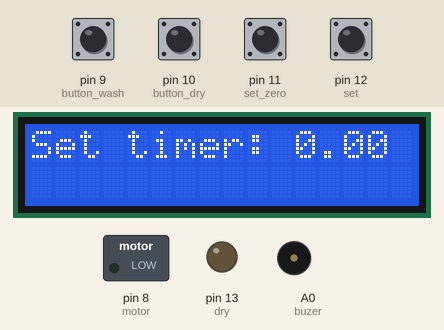
Recording of a sketch running on a simulated Arduino Uno, built with avr-gcc and run on an emulated ATmega328P. On the bench: 16×2 character LCD, switched loads named in the sketch (green lamp = pin HIGH), output pins drawn as LEDs (lit = HIGH), buzzer (waves = sounding, pin HIGH). The inputs (shaded band) are chosen by the test bench; at power-on: pin 9 (button_wash), pin 10 (button_dry), pin 11 (set_zero), pin 12 (set) HIGH.

Above: at 1.6 s.
1.7 s: pin 9 (button_wash) pulled LOW for 1.85 s
At 4.9 s:
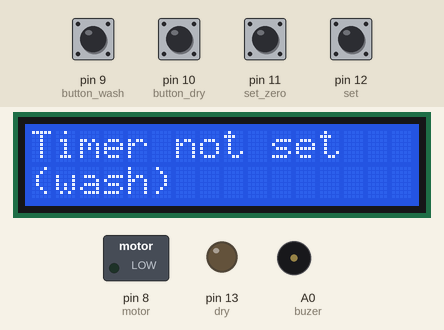
6.6 s: pin 10 (button_dry) pulled LOW for 1.85 s
At 9.6 s:
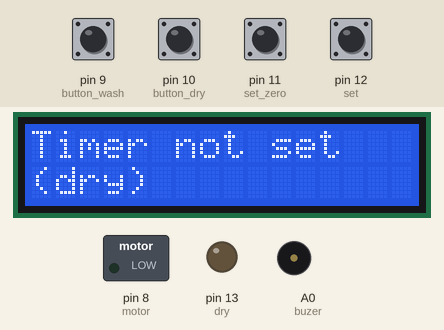
11.7 s: pin 12 (set) pulled LOW for 1.85 s
At 17.2 s:
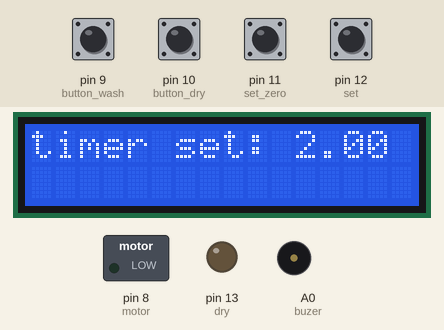
18.7 s: pin 9 (button_wash) pulled LOW for 1.85 s
At 21.0 s:
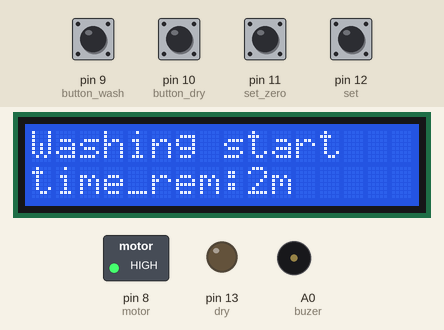
22.0 s: pin 11 (set_zero) pulled LOW for 1.85 s
At 23.0 s:
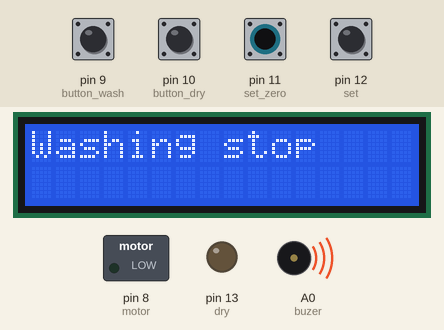
Timing chart, 0 to 26.3 s (numbered marks = the images above; inputs shaded):
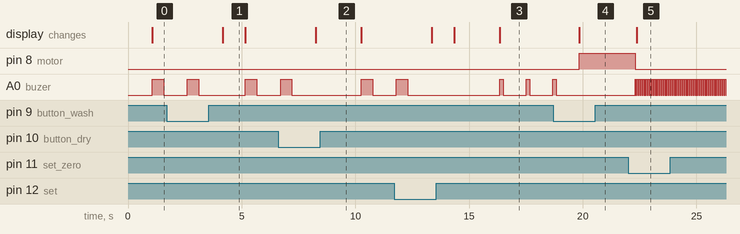

The sketch:

washing_machine.ino
```cpp
#include<LiquidCrystal.h>
const int rs = 2, en = 3, d4 = 4, d5 = 5, d6 = 6, d7 = 7;
LiquidCrystal lcd(rs, en, d4, d5, d6, d7);
int motor=8;//motor pin//
int button_wash=9;//button to start the washing//
int button_dry=10;//button to start the drying //
int set_zero=11;//button uesd to set the time 0//
int set=12;//button to set the time //
float time=0;//variable to store the value of time//
int dry=13;//output pin for dryer motor //
int set_time,zero,rem_time,time2;//variable to store the some important value//
float current_time;// variable to store the current time when entering in the function//
int buzer=A0;
//_________________________________________________//
void setup()
{
  pinMode(dry,OUTPUT);
  pinMode(set,INPUT_PULLUP);
  pinMode(motor,OUTPUT);
  pinMode(buzer,OUTPUT);
  pinMode(button_wash,INPUT_PULLUP);
  pinMode(button_dry,INPUT_PULLUP);
  pinMode(set_zero,INPUT_PULLUP);
  Serial.begin(9600);
  lcd.begin(16,2);
  lcd.setCursor(0,0);
  lcd.print("Welcome");
}
void loop()
{
   int wash,dry,zero;
   wash=digitalRead(9);// to read the digital value present on the pin number 9//
   dry=digitalRead(10);// to read the digital value present on the pin number 10//
   set_time=digitalRead(12);// to read the digital vlaue present on the pin number 12//
   zero=digitalRead(11);// to read the digital value present on the pin number 11//
   delay(1000);
   if(wash==0){
     start_wash();
   }
   else if(dry==0){
     start_dry();
   }
   else if(set_time==0){
     time1();
   }
   else if(zero==0){
     time=0;
  }
   else{
    if(time==0){
     lcd.clear();
     lcd.setCursor(0,0);
     lcd.print("Set timer:");
     lcd.setCursor(11,0);
     lcd.print(time);
    digitalWrite(buzer,1);
    delay(500);
    digitalWrite(buzer,0);
    delay(40);
     }
     else{
     lcd.clear();
     lcd.setCursor(0, 0);
     lcd.print("timer set:");
     lcd.setCursor(11,0);
     lcd.print(time);
    digitalWrite(buzer,1);
    delay(150);
    digitalWrite(buzer,0);
    delay(10);

     }
   }
}
//_____________________________________________________________________//
//function for start the washing//
//____________________________________________________________________//
 void start_wash(){
   rem_time=1;time2=time;
  current_time = millis();
   if((millis()-current_time)<time){
    lcd.clear();
    lcd.print("Washing start");
    lcd.setCursor(0,1);
    lcd.print("time_rem:");
    lcd.print(time2);
    lcd.print("m");
     while((millis()-current_time)<=time*60000){
      digitalWrite(motor,1);
      if(digitalRead(11)==0){
        break;
      }
      if((millis()-current_time)==rem_time*60000){
        time2=time2-1;
        rem_time=rem_time+1;
        lcd.setCursor(0,1);
        lcd.print("time_rem:");
        lcd.print(time2);
        lcd.print("m");
      }
    }
    delay(300);
    digitalWrite(motor,0);
    while(digitalRead(12)!=0){
      digitalWrite(buzer,1);
      delay(40);
      digitalWrite(buzer,0);
      delay(40);
      lcd.clear();
      lcd.print("Washing stop");
    }
    rem_time=1;
    time=0;
   }
   else{
     digitalWrite(motor,0);
     lcd.clear();
     lcd.print("Timer not set");
     lcd.setCursor(0,1);
     lcd.print("(wash)");
   }
 }
//________________________________________________________________//
// function for drying the cloths//
//_______________________________________________________________//
 void start_dry()
 {
    rem_time=1;
    time2=time;
    current_time=millis();
   if((millis()-current_time)<time){
     lcd.clear();
     lcd.print("drying start");
     lcd.setCursor(0,1);
     lcd.setCursor(0,1);
     lcd.print("time_rem:");
     lcd.print(time2);
     lcd.print("m");
    while((millis()-current_time)<=time*60000){
     digitalWrite(dry,1);
     if(digitalRead(11)==0){
       break;
     }
     if((millis()-current_time)==rem_time*60000){
        time2=time2-1;
        rem_time=rem_time+1;
        lcd.setCursor(0,1);
        lcd.print("time_rem:");
        lcd.print(time2);
        lcd.print("m");
      }
    }
    delay(300);
    rem_time=1;
    time=0;
    digitalWrite(dry,0);
     while(digitalRead(12)!=0){
      digitalWrite(buzer,1);
      delay(40);
      digitalWrite(buzer,0);
      delay(40);
      lcd.clear();
      lcd.print("Drying stop");
    }

   }
  else{
     digitalWrite(dry,0);
    lcd.clear();
    lcd.print("Timer not set");
    lcd.setCursor(0,1);
    lcd.print("(dry)");
   }
 }
// ______________________________________________________//
// function to set the timmer for drying and washing
//______________________________________________________//
 void time1()
 {
   while(set_time==0){
    time=time+1;
    lcd.clear();
    lcd.setCursor(0,0);
    lcd.print("Set timer:");
    lcd.setCursor(11,0);
    lcd.print(time);
    set_time=digitalRead(12);
    delay(1000);
   }
 }
//______________________________________________________//
```

Measured:
- after the input at 1.7 s, A0 (buzer): LOW → HIGH after 3.5 s, → LOW 0.50 s later; the display: changes after 2.5 s (image 1)
- after the input at 6.6 s, A0 (buzer): LOW → HIGH after 3.7 s, → LOW 0.50 s later; the display: changes after 1.7 s (image 2)
- after the input at 11.7 s, the display: first changes after 1.7 s (image 3 shows a later state)
- after the input at 18.7 s, pin 8 (motor): LOW → HIGH after 1.2 s; A0 (buzer): goes on until 18.8 s, then stays LOW; the display: changes after 1.2 s (image 4)
- after the input at 22.0 s, pin 8 (motor): HIGH → LOW after 0.30 s; A0 (buzer): alternates HIGH for 0.04 s and LOW for 0.04 s, starting after 0.30 s; the display: changes after 0.38 s (image 5)
- what the display in image 1 shows lasts 1.0 s, from 4.2 s to 5.2 s
